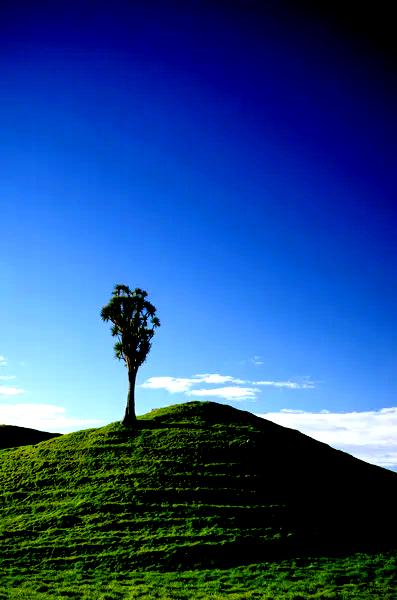
#> input picture normalize.jpg, 397 x 600 px
$ python task9-10.py
#> lines starting #> are read from the running program, lines starting #| are printed output that depends on the picture

import numpy as np
from PIL import ImageOps
from skimage import io
from skimage import transform as tf
import cv2


im = cv2.imread('normalize.jpg')
#> im is the input picture: shape (600, 397, 3); mean B, G, R 135.7, 75.7, 37.1


def menu():

    x = ""
    while x != "6":
        print("Rotate Image   -->  PRESS 1 ")
        print("Shearing Image -->  PRES 2 ")
        print("Reflection of  Image --> PRESS 3 ")

        print("To exit press 6")
        x = input("Please select one of them")
#> the answer given: 1

        if x == "1":
            F1()
        elif x == "2":
            F2()
        elif x == "3":
            F3()

        elif x == "6":
            print("Good bye!")
            break
        else:
            print("TRY AGAIN!")
def F1():
    image = cv2.imread("normalize.jpg")
    image_norm = cv2.rotate(image, cv2.ROTATE_90_CLOCKWISE)
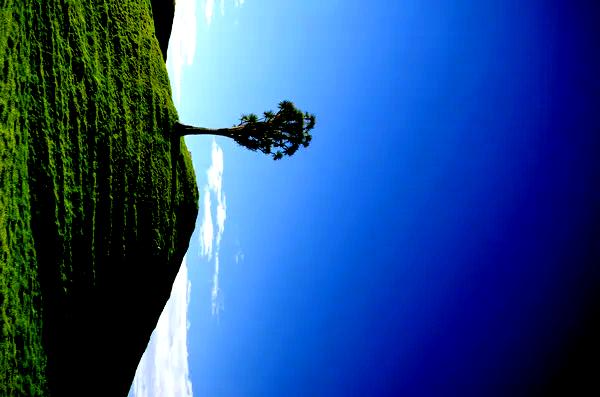
#> image_norm: shape (397, 600, 3); mean B, G, R 135.7, 75.7, 37.1


    cv2.imshow('Original Image', image)
    cv2.imshow('Rotated Image', image_norm)

    cv2.waitKey(0)
    cv2.destroyAllWindows()


def F2():
    # Load the image as a matrix
    image = io.imread("normalize.jpg")

    # Create Afine transform
    afine_tf = tf.AffineTransform(shear=0.2)

    # Apply transform to image data
    modified = tf.warp(image, inverse_map=afine_tf)

    # Display the result
    io.imshow(modified)
    io.show()
def F3():
    # Read input image
    img = cv2.imread('normalize.jpg')

    # Mirror in x direction (flip horizontally)
    imgX = np.flip(img, axis=1)
    # imgX = imgX = img[:, ::-1, :]

    # Mirror in y direction (flip vertically)
    imgY = np.flip(img, axis=0)
    # imgY = img[::-1, :, :]

    # Mirror in both directions (flip horizontally and vertically)
    imgXY = np.flip(img, axis=(0, 1))
    # imgXY = img[::-1, ::-1, :]

    # Outputs
    cv2.imshow('img', img)
    cv2.imshow('imgX', imgX)
    cv2.imshow('imgY', imgY)
    cv2.imshow('imgXY', imgXY)
    cv2.waitKey(0)

#> (the run stopped early here; a loop or call above may not have finished)
